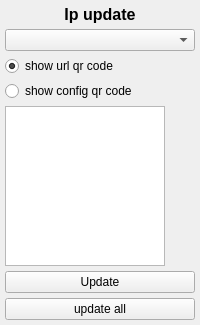
             <widget class="QFrame" name="frame_ip">
              <property name="minimumSize">
               <size>
                <width>180</width>
                <height>0</height>
               </size>
              </property>
              <property name="frameShape">
               <enum>QFrame::NoFrame</enum>
              </property>
              <property name="type" stdset="0">
               <string>nav_frame</string>
              </property>
              <layout class="QVBoxLayout" name="verticalLayout_6">
               <property name="spacing">
                <number>5</number>
               </property>
               <property name="leftMargin">
                <number>5</number>
               </property>
               <property name="topMargin">
                <number>5</number>
               </property>
               <property name="rightMargin">
                <number>5</number>
               </property>
               <property name="bottomMargin">
                <number>5</number>
               </property>
               <item>
                <widget class="QLabel" name="label_ip">
                 <property name="maximumSize">
                  <size>
                   <width>16777215</width>
                   <height>20</height>
                  </size>
                 </property>
                 <property name="text">
                  <string>&lt;html&gt;&lt;head/&gt;&lt;body&gt;&lt;p&gt;&lt;span style=&quot; font-size:12pt; font-weight:600;&quot;&gt;Ip update&lt;/span&gt;&lt;/p&gt;&lt;/body&gt;&lt;/html&gt;</string>
                 </property>
                 <property name="alignment">
                  <set>Qt::AlignCenter</set>
                 </property>
                 <property name="buddy">
                  <cstring>comboBox_ip</cstring>
                 </property>
                 <property name="type" stdset="0">
                  <string>header</string>
                 </property>
                </widget>
               </item>
               <item>
                <widget class="QComboBox" name="comboBox_ip">
                 <property name="maximumSize">
                  <size>
                   <width>200</width>
                   <height>16777215</height>
                  </size>
                 </property>
                 <property name="editable">
                  <bool>false</bool>
                 </property>
                 <property name="placeholderText">
                  <string>None</string>
                 </property>
                </widget>
               </item>
               <item>
                <widget class="QRadioButton" name="radioButton_qrcode_url">
                 <property name="text">
                  <string>show url qr code</string>
                 </property>
                 <property name="icon">
                  <iconset resource="../../assets/asset.qrc">
                   <normaloff>:/svgs/svgs/plus-svgrepo-com.svg</normaloff>:/svgs/svgs/plus-svgrepo-com.svg</iconset>
                 </property>
                 <property name="checked">
                  <bool>true</bool>
                 </property>
                </widget>
               </item>
               <item>
                <widget class="QRadioButton" name="radioButton_qrcode_config">
                 <property name="text">
                  <string>show config qr code</string>
                 </property>
                 <property name="icon">
                  <iconset resource="../../assets/asset.qrc">
                   <normaloff>:/svgs/svgs/nginx-svgrepo-com.svg</normaloff>:/svgs/svgs/nginx-svgrepo-com.svg</iconset>
                 </property>
                </widget>
               </item>
               <item>
                <widget class="QGraphicsView" name="graphicsView_qrcode">
                 <property name="minimumSize">
                  <size>
                   <width>160</width>
                   <height>160</height>
                  </size>
                 </property>
                 <property name="maximumSize">
                  <size>
                   <width>160</width>
                   <height>160</height>
                  </size>
                 </property>
                </widget>
               </item>
               <item>
                <widget class="QPushButton" name="pushButton_ip">
                 <property name="text">
                  <string>Update</string>
                 </property>
                 <property name="icon">
                  <iconset resource="../../assets/asset.qrc">
                   <normaloff>:/svgs/svgs/update-repeat-svgrepo-com.svg</normaloff>:/svgs/svgs/update-repeat-svgrepo-com.svg</iconset>
                 </property>
                 <property name="type" stdset="0">
                  <string>nav_btn</string>
                 </property>
                </widget>
               </item>
               <item>
                <widget class="QPushButton" name="pushButton_ip_auto">
                 <property name="text">
                  <string>update all</string>
                 </property>
                 <property name="icon">
                  <iconset resource="../../assets/asset.qrc">
                   <normaloff>:/svgs/svgs/update-repeat-svgrepo-com.svg</normaloff>:/svgs/svgs/update-repeat-svgrepo-com.svg</iconset>
                 </property>
                 <property name="type" stdset="0">
                  <string>nav_btn</string>
                 </property>
                </widget>
               </item>
              </layout>
             </widget>
